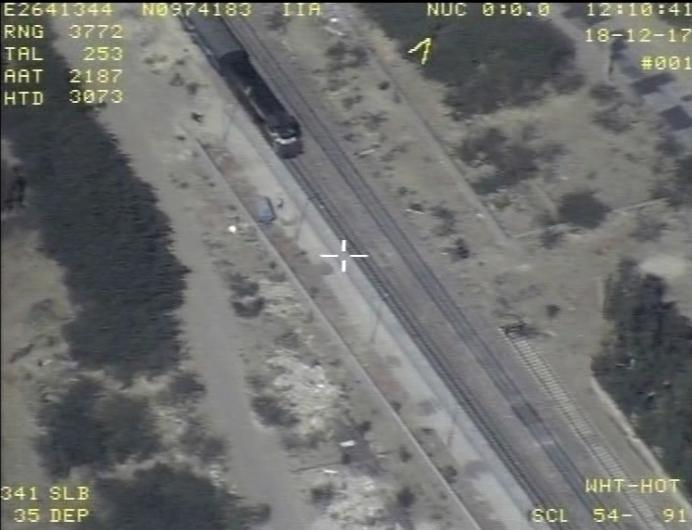
#> input picture image.jpg, 692 x 530 px
$ python color.py --image image.jpg
#> lines starting #> are read from the running program, lines starting #| are printed output that depends on the picture; after the words box and inside, x2 and y2 are one past the last pixel; in counts of white or black regions, pixels touching at a corner belong together
import numpy as np
import argparse
import cv2

# construct the argument parse and parse the arguments
ap = argparse.ArgumentParser()
ap.add_argument("-i", "--image", help = "path to the image")
args = vars(ap.parse_args())

# load the image
image = cv2.imread(args["image"])
#> image is the input picture: shape (530, 692, 3); mean B, G, R 109.6, 111.4, 110.3
boundaries = [
	([60, 110, 90], [150, 190, 180])
]
# loop over the boundaries
for (lower, upper) in boundaries:
	# create NumPy arrays from the boundaries
	lower = np.array(lower, dtype = "uint8")
	upper = np.array(upper, dtype = "uint8")

	# find the colors within the specified boundaries and apply
	# the mask
	mask = cv2.inRange(image, lower, upper)
	output = cv2.bitwise_and(image, image, mask = mask)

	# show the images
	cv2.imshow("images", np.hstack([image, output]))
	cv2.waitKey(0)
#> this loop made 1 pass
#> pass 1, `mask = cv2.inRange(image, lower, upper)`:
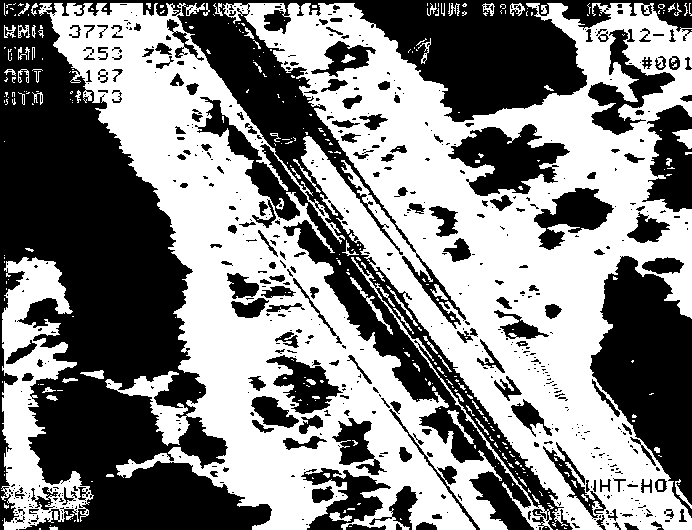
#> mask: shape (530, 692); 51.8% white; 638 black regions (450 under 20 px), largest, box (x1, y1, x2, y2) and area: (0, 0, 692, 530) 121148, (590, 256, 692, 518) 15090, (448, 124, 570, 196) 4719
#> pass 1, `output = cv2.bitwise_and(image, image, mask = mask)`:
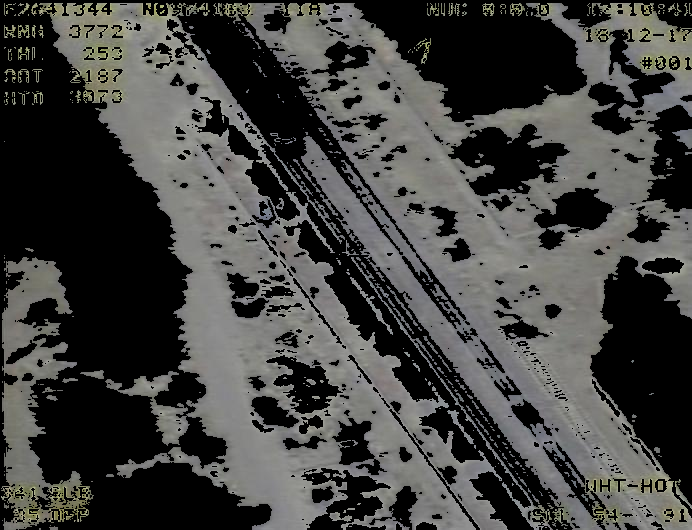
#> output: shape (530, 692, 3); mean B, G, R 64.8, 66.9, 66.8
#> pass 1, `cv2.imshow("images", np.hstack([image, output]))`:
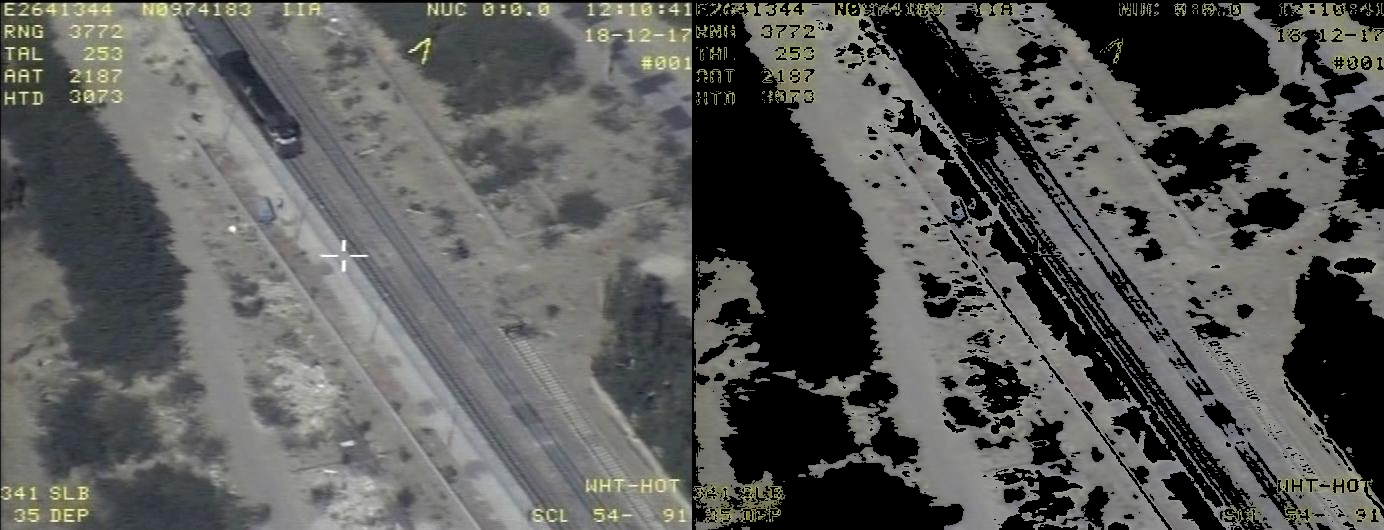
#> window 'images': shape (530, 1384, 3); mean B, G, R 87.2, 89.1, 88.5

$ run again, on frame0.jpg
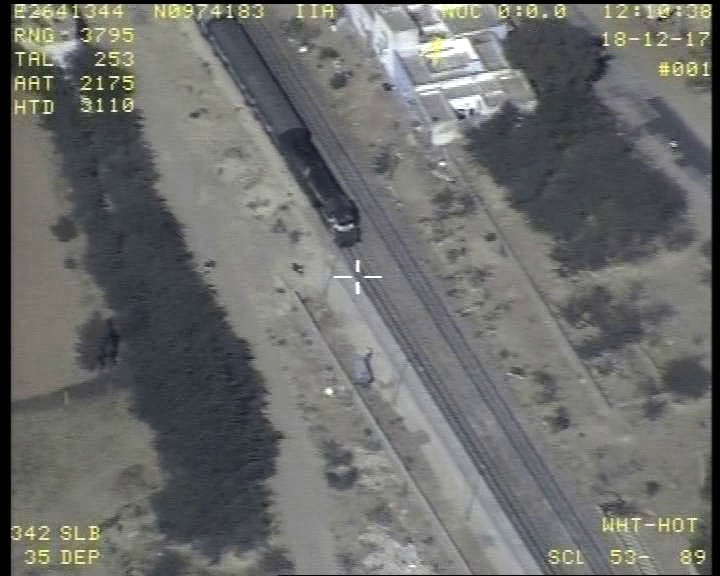
#> input picture frame0.jpg, 720 x 576 px
#> image is the input picture: shape (576, 720, 3); mean B, G, R 106.9, 108.8, 107.7
#> the loop `for (lower, upper) in boundaries:` made 1 pass
#> pass 1, `mask = cv2.inRange(image, lower, upper)`:
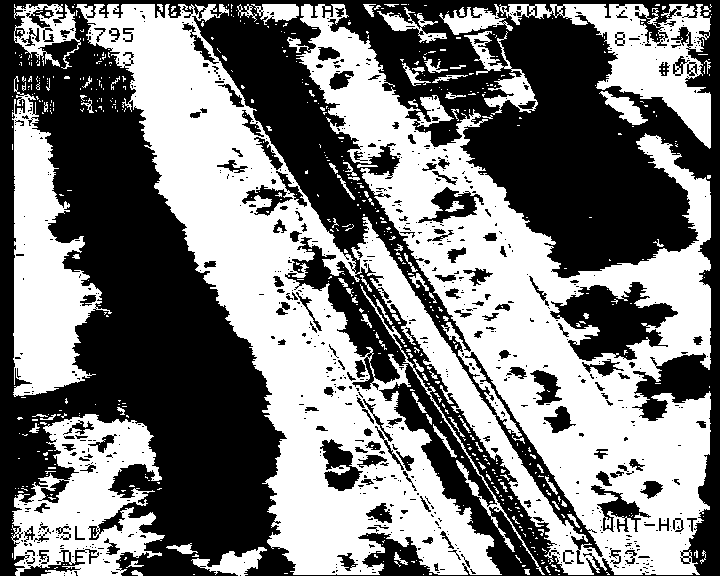
#> mask: shape (576, 720); 48.8% white; 612 white regions (524 under 20 px), largest, box (x1, y1, x2, y2) and area: (76, 4, 711, 575) 149297, (12, 76, 112, 397) 14878, (11, 414, 165, 576) 13777
#> pass 1, `cv2.imshow("images", np.hstack([image, output]))`:
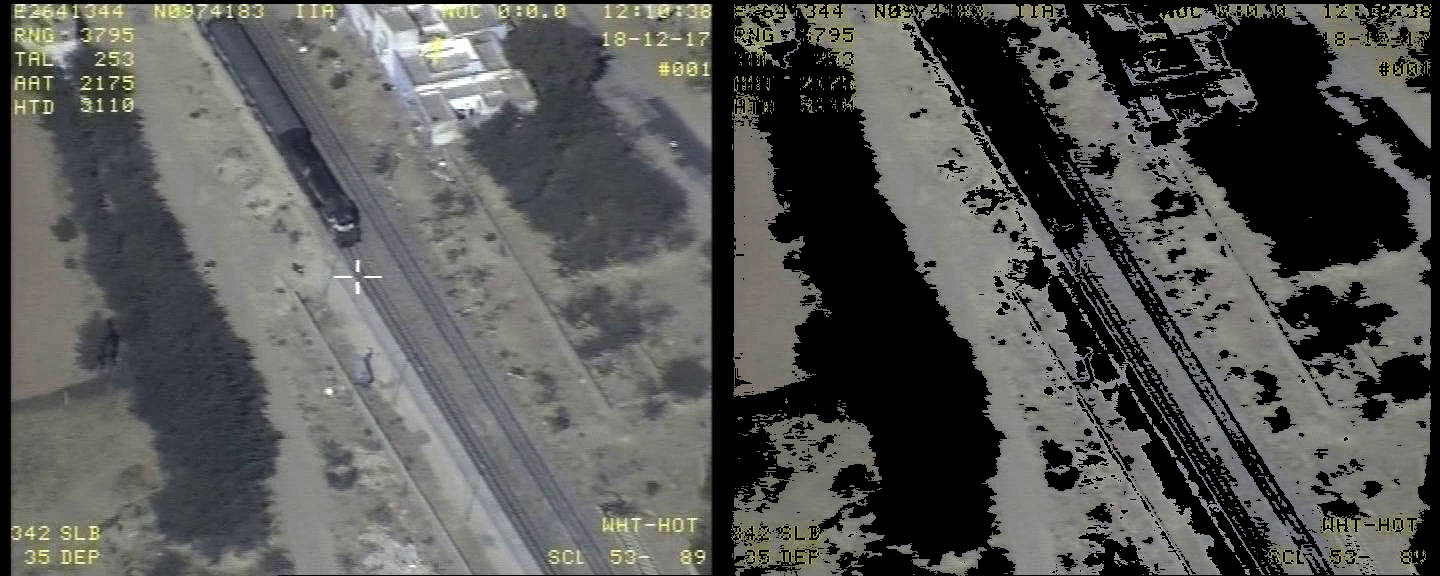
#> window 'images': shape (576, 1440, 3); mean B, G, R 83.5, 85.8, 85.2

$ run again, on photo_1.jpg
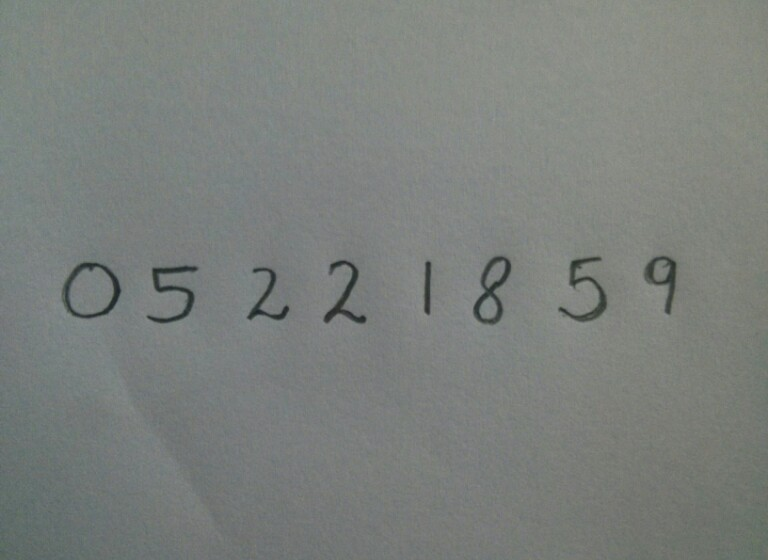
#> input picture photo_1.jpg, 768 x 560 px
#> image is the input picture: shape (560, 768, 3); mean B, G, R 123.9, 127.4, 123
#> the loop `for (lower, upper) in boundaries:` made 1 pass
#> pass 1, `mask = cv2.inRange(image, lower, upper)`:
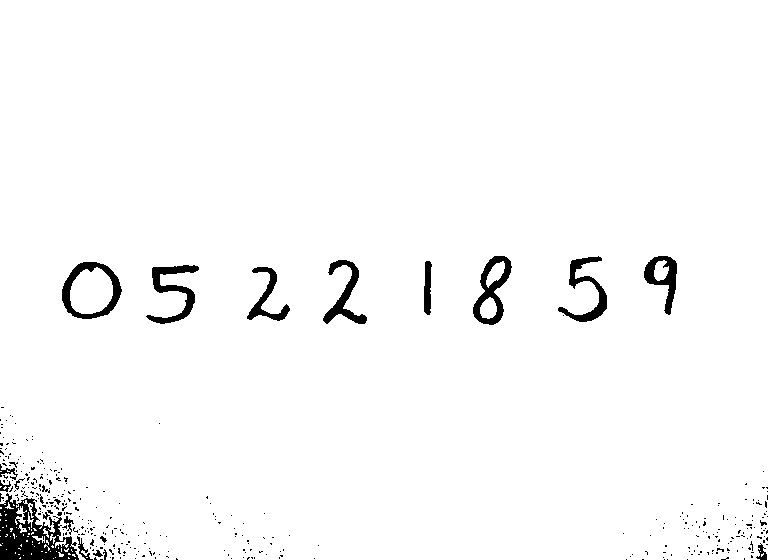
#> mask: shape (560, 768); 97.4% white; 366 black regions (342 under 20 px), largest, box (x1, y1, x2, y2) and area: (0, 493, 79, 560) 2740, (62, 262, 122, 319) 1080, (473, 256, 512, 325) 1041
#> pass 1, `cv2.imshow("images", np.hstack([image, output]))`:
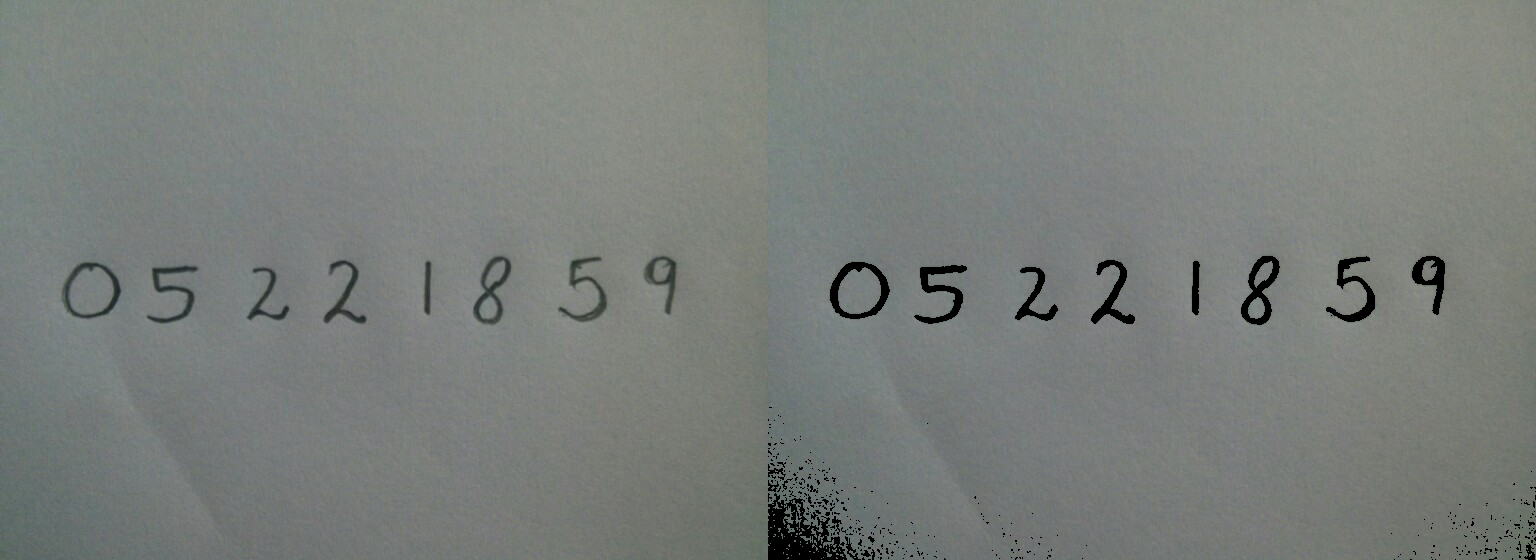
#> window 'images': shape (560, 1536, 3); mean B, G, R 122.8, 126.3, 121.9
